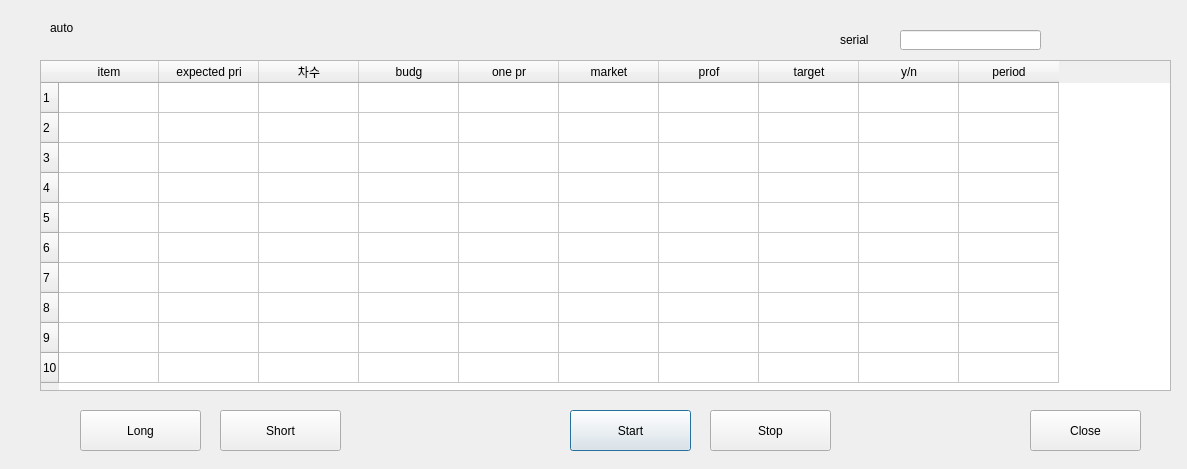
<?xml version="1.0" encoding="UTF-8"?>
<ui version="4.0">
 <class>Dialog</class>
 <widget class="QDialog" name="Dialog">
  <property name="geometry">
   <rect>
    <x>0</x>
    <y>0</y>
    <width>1187</width>
    <height>469</height>
   </rect>
  </property>
  <property name="windowTitle">
   <string>My title</string>
  </property>
  <widget class="QTableWidget" name="tableWidget">
   <property name="geometry">
    <rect>
     <x>40</x>
     <y>60</y>
     <width>1131</width>
     <height>331</height>
    </rect>
   </property>
   <property name="sizeIncrement">
    <size>
     <width>1</width>
     <height>1</height>
    </size>
   </property>
   <property name="cursor" stdset="0">
    <cursorShape>ArrowCursor</cursorShape>
   </property>
   <property name="rowCount">
    <number>10</number>
   </property>
   <property name="columnCount">
    <number>10</number>
   </property>
   <row/>
   <row/>
   <row/>
   <row/>
   <row/>
   <row/>
   <row/>
   <row/>
   <row/>
   <row/>
   <column>
    <property name="text">
     <string>item</string>
    </property>
   </column>
   <column>
    <property name="text">
     <string>expected pri</string>
    </property>
   </column>
   <column>
    <property name="text">
     <string>차수</string>
    </property>
   </column>
   <column>
    <property name="text">
     <string>budg</string>
    </property>
   </column>
   <column>
    <property name="text">
     <string>one pr</string>
    </property>
   </column>
   <column>
    <property name="text">
     <string>market</string>
    </property>
   </column>
   <column>
    <property name="text">
     <string>prof</string>
    </property>
   </column>
   <column>
    <property name="text">
     <string>target</string>
    </property>
   </column>
   <column>
    <property name="text">
     <string>y/n</string>
    </property>
   </column>
   <column>
    <property name="text">
     <string>period</string>
    </property>
   </column>
  </widget>
  <widget class="QLabel" name="label">
   <property name="geometry">
    <rect>
     <x>50</x>
     <y>20</y>
     <width>121</width>
     <height>16</height>
    </rect>
   </property>
   <property name="text">
    <string>auto</string>
   </property>
  </widget>
  <widget class="QLabel" name="label_2">
   <property name="geometry">
    <rect>
     <x>840</x>
     <y>30</y>
     <width>56</width>
     <height>20</height>
    </rect>
   </property>
   <property name="text">
    <string>serial</string>
   </property>
  </widget>
  <widget class="QLineEdit" name="lineEdit">
   <property name="geometry">
    <rect>
     <x>900</x>
     <y>30</y>
     <width>141</width>
     <height>20</height>
    </rect>
   </property>
  </widget>
  <widget class="QPushButton" name="btnStart">
   <property name="geometry">
    <rect>
     <x>570</x>
     <y>410</y>
     <width>121</width>
     <height>41</height>
    </rect>
   </property>
   <property name="text">
    <string>Start</string>
   </property>
  </widget>
  <widget class="QPushButton" name="btnClose">
   <property name="geometry">
    <rect>
     <x>1030</x>
     <y>410</y>
     <width>111</width>
     <height>41</height>
    </rect>
   </property>
   <property name="text">
    <string>Close</string>
   </property>
  </widget>
  <widget class="QPushButton" name="btnStop">
   <property name="geometry">
    <rect>
     <x>710</x>
     <y>410</y>
     <width>121</width>
     <height>41</height>
    </rect>
   </property>
   <property name="text">
    <string>Stop</string>
   </property>
  </widget>
  <widget class="QPushButton" name="btnBuy">
   <property name="geometry">
    <rect>
     <x>80</x>
     <y>410</y>
     <width>121</width>
     <height>41</height>
    </rect>
   </property>
   <property name="text">
    <string>Long</string>
   </property>
  </widget>
  <widget class="QPushButton" name="btnSell">
   <property name="geometry">
    <rect>
     <x>220</x>
     <y>410</y>
     <width>121</width>
     <height>41</height>
    </rect>
   </property>
   <property name="text">
    <string>Short</string>
   </property>
  </widget>
 </widget>
 <resources/>
 <connections/>
 <slots>
  <signal>signalStart()</signal>
  <slot>btnStart_Clicked()</slot>
 </slots>
</ui>
